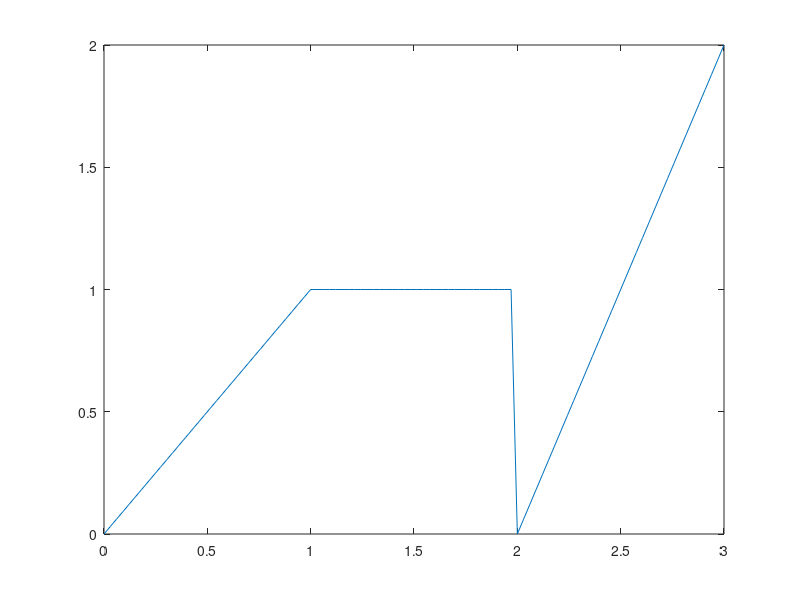
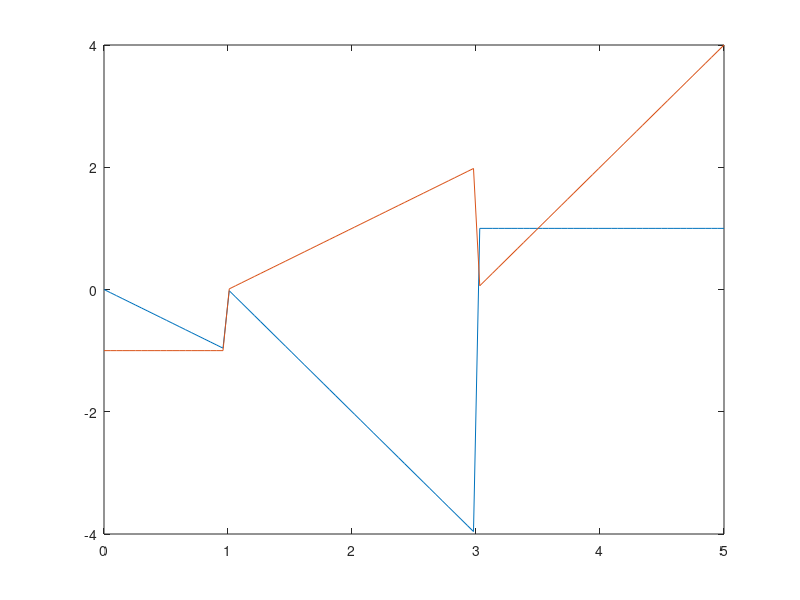
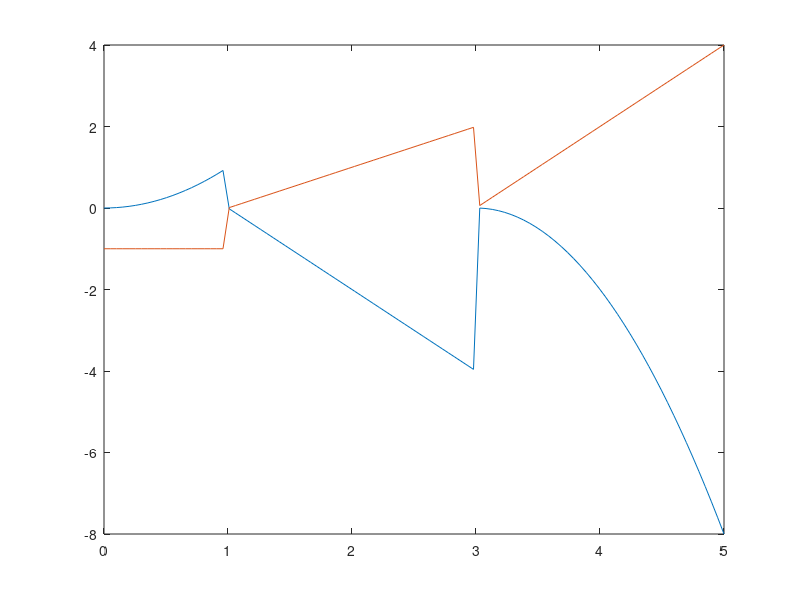

Source code (MATLAB) for these figures, in order:
% TEST  --  create a pp spline from scratch
%
%
% 
% pp = 
% 
%       form: 'pp'
%     breaks: [0 0.2222 0.4444 0.6667 0.8889 1.1111 1.3333 1.5556 1.7778 2]
%      coefs: [18x4 double]
%     pieces: 9
%      order: 4
%        dim: 2
%        
  
%% Linear, Scalar

ppTest1.form = 'pp';
ppTest1.breaks = [0,1,2,3];   %L = 3 segments
ppTest1.coefs = [...    %K = order 2 (linear)
    1,0;   %Slope, Offset
    0,1;
    2,0];
ppTest1.pieces = 3;   %L
ppTest1.order = 2;  %K
ppTest1.dim = 1;  %Scalar data for now

time = linspace(ppTest1.breaks(1), ppTest1.breaks(end),  100);
value = ppval(ppTest1,time);

figure(1); clf;
plot(time,value);

       
%% Linear, Vector



ppTest2.form = 'pp';
ppTest2.breaks = [0,1,3,5];   %L = 3 segments
ppTest2.coefs = [...    %K = order 2 (linear)
    
    -1,0;   %First segment   first dimension
    0,-1;  %                 second dimension
    
    -2,0;    % second segment
    1,0;  
 
    0,1;   % third segment
    2,0];

ppTest2.pieces = 3;   %L
ppTest2.order = 2;  %K
ppTest2.dim = 2;  %Scalar data for now

time = linspace(ppTest2.breaks(1), ppTest2.breaks(end),  100);
value = ppval(ppTest2,time);

figure(2); clf;
plot(time,value);

       

%% quadratic, Vector



ppTest2.form = 'pp';
ppTest2.breaks = [0,1,3,5];   %L = 3 segments
ppTest2.coefs = [...    %K = order 2 (linear)
    
    1, 0,0;   %First segment   first dimension
    0, 0,-1;  %                 second dimension
    
    0, -2,0;    % second segment
    0, 1,0;  
 
    -2, 0,0;   % third segment
    0, 2,0];

ppTest2.pieces = 3;   %L
ppTest2.order = 3;  %K
ppTest2.dim = 2;  %Scalar data for now

time = linspace(ppTest2.breaks(1), ppTest2.breaks(end),  100);
value = ppval(ppTest2,time);

figure(3); clf;
plot(time,value);

       